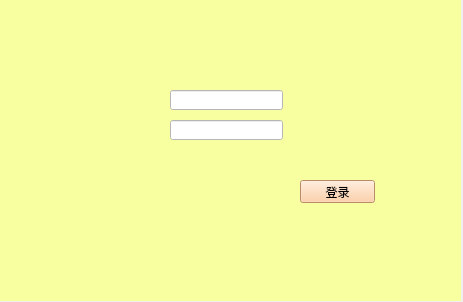
<?xml version="1.0" encoding="UTF-8"?>
<ui version="4.0">
 <class>login_window</class>
 <widget class="QMainWindow" name="login_window">
  <property name="geometry">
   <rect>
    <x>0</x>
    <y>0</y>
    <width>463</width>
    <height>302</height>
   </rect>
  </property>
  <property name="windowTitle">
   <string>BB - 今天你BB了吗</string>
  </property>
  <widget class="QWidget" name="centralwidget">
   <widget class="QWidget" name="widget" native="true">
    <property name="geometry">
     <rect>
      <x>0</x>
      <y>0</y>
      <width>461</width>
      <height>301</height>
     </rect>
    </property>
    <property name="styleSheet">
     <string notr="true">background-color: rgb(248, 255, 161);</string>
    </property>
    <widget class="QLineEdit" name="input_password">
     <property name="geometry">
      <rect>
       <x>170</x>
       <y>120</y>
       <width>113</width>
       <height>20</height>
      </rect>
     </property>
     <property name="styleSheet">
      <string notr="true">background-color: rgb(255, 255, 255);</string>
     </property>
    </widget>
    <widget class="QLineEdit" name="input_account">
     <property name="geometry">
      <rect>
       <x>170</x>
       <y>90</y>
       <width>113</width>
       <height>20</height>
      </rect>
     </property>
     <property name="styleSheet">
      <string notr="true">background-color: rgb(255, 255, 255);</string>
     </property>
    </widget>
    <widget class="QPushButton" name="btn_login">
     <property name="geometry">
      <rect>
       <x>300</x>
       <y>180</y>
       <width>75</width>
       <height>23</height>
      </rect>
     </property>
     <property name="styleSheet">
      <string notr="true">background-color: rgb(255, 197, 146);</string>
     </property>
     <property name="text">
      <string>登录</string>
     </property>
    </widget>
   </widget>
  </widget>
 </widget>
 <resources/>
 <connections/>
</ui>
